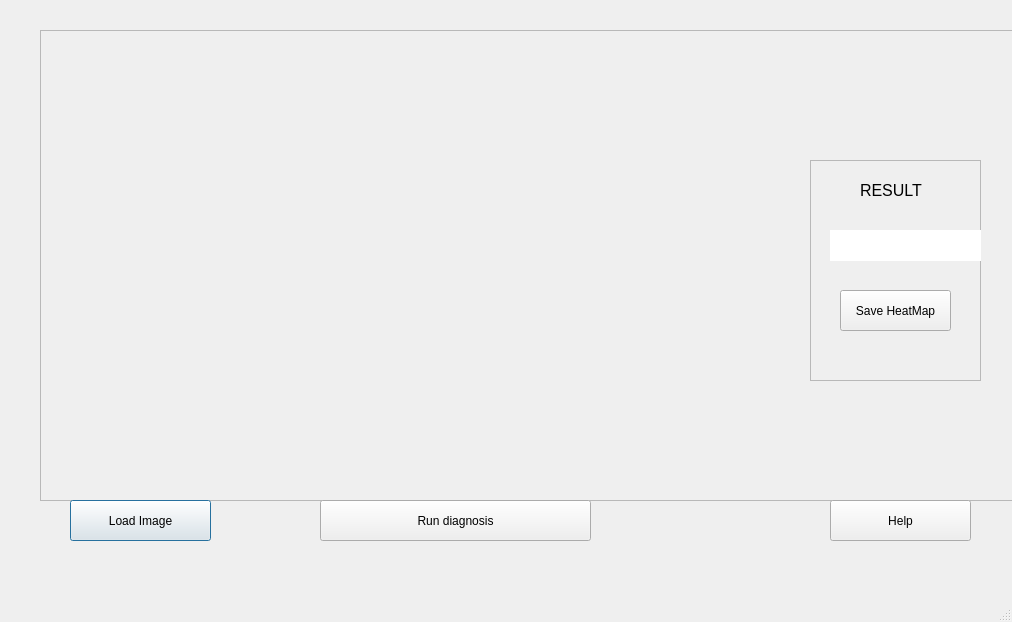
<?xml version="1.0" encoding="UTF-8"?>
<ui version="4.0">
 <class>MainWindow</class>
 <widget class="QMainWindow" name="MainWindow">
  <property name="geometry">
   <rect>
    <x>0</x>
    <y>0</y>
    <width>1012</width>
    <height>622</height>
   </rect>
  </property>
  <property name="windowTitle">
   <string>MainWindow</string>
  </property>
  <widget class="QWidget" name="centralwidget">
   <widget class="QFrame" name="frameDisplayImage">
    <property name="geometry">
     <rect>
      <x>40</x>
      <y>30</y>
      <width>991</width>
      <height>471</height>
     </rect>
    </property>
    <property name="frameShape">
     <enum>QFrame::StyledPanel</enum>
    </property>
    <property name="frameShadow">
     <enum>QFrame::Raised</enum>
    </property>
    <widget class="QWidget" name="horizontalLayoutWidget">
     <property name="geometry">
      <rect>
       <x>10</x>
       <y>30</y>
       <width>371</width>
       <height>391</height>
      </rect>
     </property>
     <layout class="QHBoxLayout" name="layoutShowImage"/>
    </widget>
    <widget class="QFrame" name="frame">
     <property name="geometry">
      <rect>
       <x>770</x>
       <y>130</y>
       <width>171</width>
       <height>221</height>
      </rect>
     </property>
     <property name="frameShape">
      <enum>QFrame::StyledPanel</enum>
     </property>
     <property name="frameShadow">
      <enum>QFrame::Raised</enum>
     </property>
     <widget class="QPushButton" name="pushButtonPlay">
      <property name="geometry">
       <rect>
        <x>30</x>
        <y>130</y>
        <width>111</width>
        <height>41</height>
       </rect>
      </property>
      <property name="text">
       <string>Save HeatMap</string>
      </property>
     </widget>
     <widget class="QLabel" name="label_3">
      <property name="geometry">
       <rect>
        <x>50</x>
        <y>20</y>
        <width>71</width>
        <height>20</height>
       </rect>
      </property>
      <property name="font">
       <font>
        <pointsize>12</pointsize>
       </font>
      </property>
      <property name="text">
       <string>RESULT</string>
      </property>
     </widget>
     <widget class="QLabel" name="label">
      <property name="geometry">
       <rect>
        <x>20</x>
        <y>70</y>
        <width>151</width>
        <height>31</height>
       </rect>
      </property>
      <property name="styleSheet">
       <string notr="true">background-color: rgb(255, 255, 255);</string>
      </property>
      <property name="text">
       <string/>
      </property>
     </widget>
    </widget>
    <widget class="QLabel" name="label_2">
     <property name="geometry">
      <rect>
       <x>490</x>
       <y>80</y>
       <width>191</width>
       <height>281</height>
      </rect>
     </property>
     <property name="text">
      <string/>
     </property>
    </widget>
   </widget>
   <widget class="QLabel" name="labelLogo">
    <property name="geometry">
     <rect>
      <x>30</x>
      <y>0</y>
      <width>171</width>
      <height>31</height>
     </rect>
    </property>
    <property name="text">
     <string/>
    </property>
   </widget>
   <widget class="QPushButton" name="pushload">
    <property name="enabled">
     <bool>true</bool>
    </property>
    <property name="geometry">
     <rect>
      <x>70</x>
      <y>500</y>
      <width>141</width>
      <height>41</height>
     </rect>
    </property>
    <property name="text">
     <string>Load Image</string>
    </property>
    <property name="default">
     <bool>true</bool>
    </property>
    <property name="flat">
     <bool>false</bool>
    </property>
   </widget>
   <widget class="QPushButton" name="pushButtonRun">
    <property name="geometry">
     <rect>
      <x>320</x>
      <y>500</y>
      <width>271</width>
      <height>41</height>
     </rect>
    </property>
    <property name="text">
     <string>Run diagnosis</string>
    </property>
   </widget>
   <widget class="QLabel" name="labelLogoFlir">
    <property name="geometry">
     <rect>
      <x>240</x>
      <y>0</y>
      <width>111</width>
      <height>31</height>
     </rect>
    </property>
    <property name="text">
     <string/>
    </property>
   </widget>
   <widget class="QPushButton" name="pushButtonLoad">
    <property name="geometry">
     <rect>
      <x>830</x>
      <y>500</y>
      <width>141</width>
      <height>41</height>
     </rect>
    </property>
    <property name="text">
     <string>Help</string>
    </property>
   </widget>
  </widget>
  <widget class="QMenuBar" name="menubar">
   <property name="geometry">
    <rect>
     <x>0</x>
     <y>0</y>
     <width>1012</width>
     <height>23</height>
    </rect>
   </property>
  </widget>
  <widget class="QStatusBar" name="statusbar"/>
 </widget>
 <resources/>
 <connections/>
</ui>
